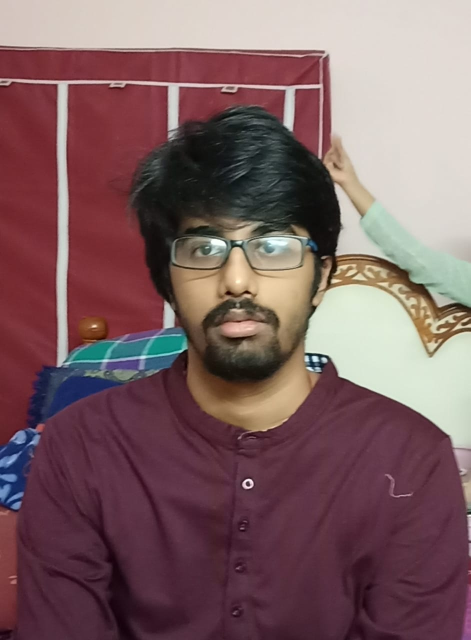
#> input picture open_cv/Bhargav.jpeg, 941 x 1280 px (shown at 1/2 size)
$ python corner_detection.py --input Bhargav.jpeg
#> lines starting #> are read from the running program, lines starting #| are printed output that depends on the picture; after the words box and inside, x2 and y2 are one past the last pixel; in counts of white or black regions, pixels touching at a corner belong together
from __future__ import print_function
import cv2 as cv
import numpy as np
import argparse
import random as rng
source_window = 'Image'
maxTrackbar = 100
rng.seed(12345)
def goodFeaturesToTrack_Demo(val):
    maxCorners = max(val, 1)
    # Parameters for Shi-Tomasi algorithm
    qualityLevel = 0.01
    minDistance = 10
    blockSize = 3
    gradientSize = 3
    useHarrisDetector = False
    k = 0.04
    # Copy the source image
    copy = np.copy(src)
    # Apply corner detection
    corners = cv.goodFeaturesToTrack(src_gray, maxCorners, qualityLevel, minDistance, None, \
        blockSize=blockSize, gradientSize=gradientSize, useHarrisDetector=useHarrisDetector, k=k)
    # Draw corners detected
    print('** Number of corners detected:', corners.shape[0])
    radius = 4
    for i in range(corners.shape[0]):
        cv.circle(copy, (corners[i,0,0], corners[i,0,1]), radius, (rng.randint(0,256), rng.randint(0,256), rng.randint(0,256)), cv.FILLED)
    # Show what you got
    cv.namedWindow(source_window)
    cv.imshow(source_window, copy)
# Load source image and convert it to gray
parser = argparse.ArgumentParser(description='Code for Shi-Tomasi corner detector tutorial.')
parser.add_argument('--input', help='Path to input image.', default='pic3.png')
args = parser.parse_args()
src = cv.imread(args.input)
#> src is the input picture: shape (1280, 941, 3); mean B, G, R 98.2, 95.7, 125.1
if src is None:
    print('Could not open or find the image:', args.input)
    exit(0)
src_gray = cv.cvtColor(src, cv.COLOR_BGR2GRAY)
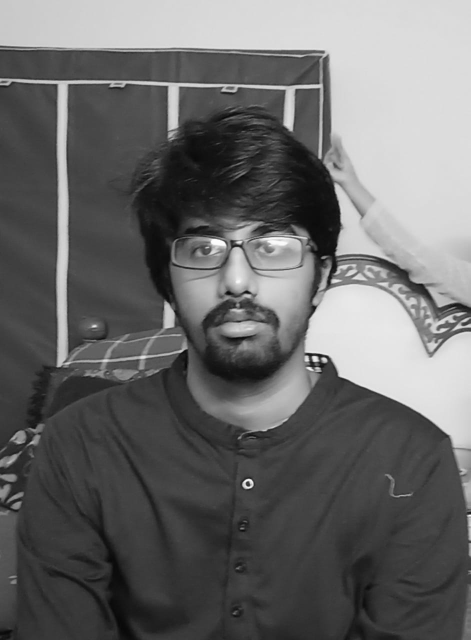
#> src_gray: shape (1280, 941) (shown at 1/2 size); min 3, max 255, mean 104.8
# Create a window and a trackbar
cv.namedWindow(source_window)
maxCorners = 23 # initial threshold
cv.createTrackbar('Threshold: ', source_window, maxCorners, maxTrackbar, goodFeaturesToTrack_Demo)
cv.imshow(source_window, src)
goodFeaturesToTrack_Demo(maxCorners)
#> in goodFeaturesToTrack_Demo, `corners = cv.goodFeaturesToTrack(src_gray, maxCorners, qualityLevel, m..`: corners = 23 rows, first 8: [642, 742], [935, 1031], [624, 713], [617, 721], [637, 721], [411, 495], [472, 484], [626, 740]
#| ** Number of corners detected: 23
#> after the loop in goodFeaturesToTrack_Demo, `for i in range(corners.shape[0]):`:
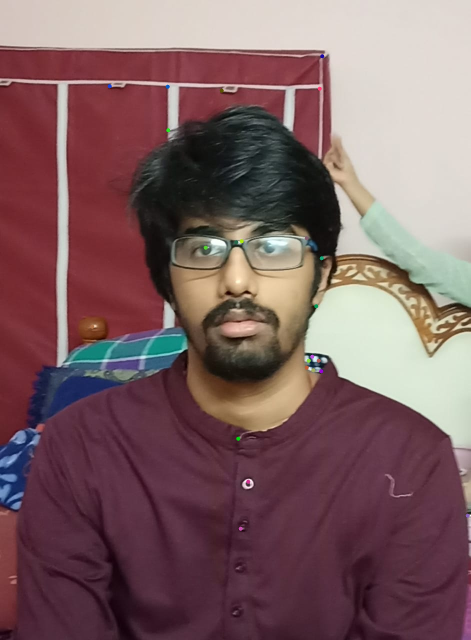
#> copy: shape (1280, 941, 3) (shown at 1/2 size); 0.09% of pixels changed, all inside (x1, y1, x2, y2) = (180, 108, 940, 1062)
cv.waitKey()

$ run again, on open_cv/adrian.jpg
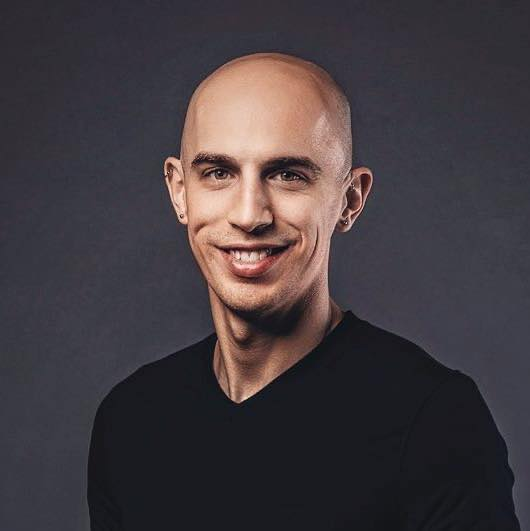
#> input picture open_cv/adrian.jpg, 530 x 531 px
#> src is the input picture: shape (531, 530, 3); mean B, G, R 64, 59.5, 67
#> `src_gray = cv.cvtColor(src, cv.COLOR_BGR2GRAY)`:
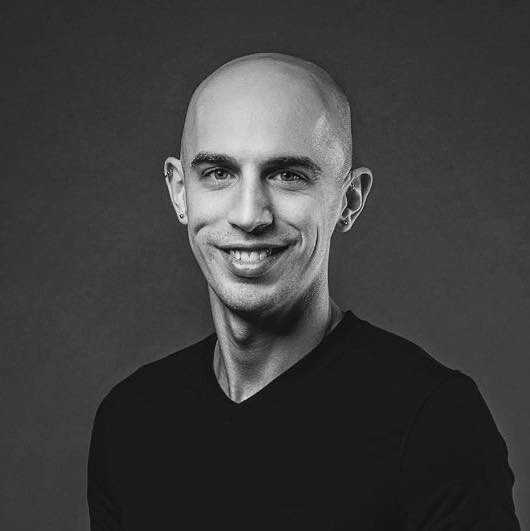
#> src_gray: shape (531, 530); min 3, max 234, mean 62.2
#> corners = 23 rows, first 8: [179, 158], [285, 173], [166, 175], [234, 252], [219, 172], [350, 185], [181, 217], [349, 210]
#| ** Number of corners detected: 23
#> after the loop in goodFeaturesToTrack_Demo, `for i in range(corners.shape[0]):`:
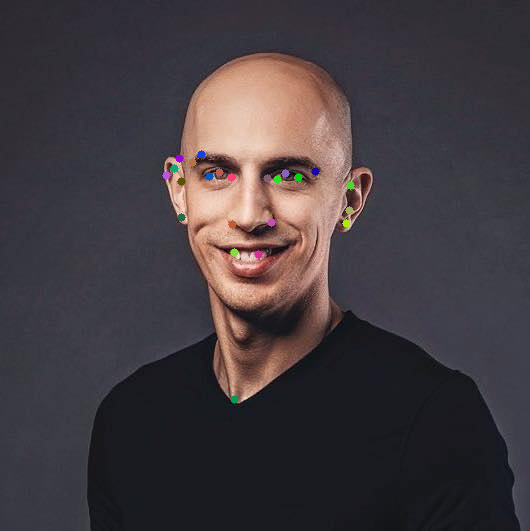
#> copy: shape (531, 530, 3); 0.4% of pixels changed, all inside (x1, y1, x2, y2) = (162, 150, 355, 404)
